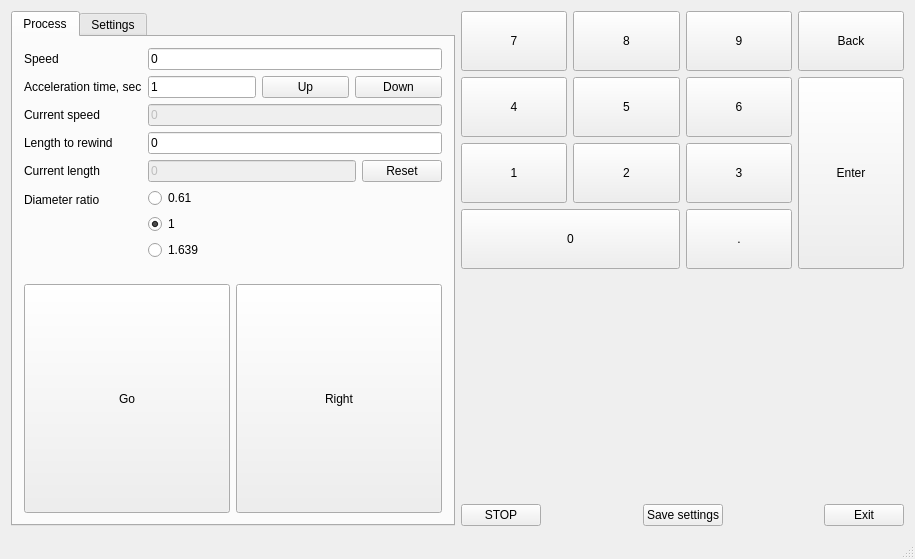
<?xml version="1.0" encoding="UTF-8"?>
<ui version="4.0">
 <class>MainWindow</class>
 <widget class="QMainWindow" name="MainWindow">
  <property name="geometry">
   <rect>
    <x>0</x>
    <y>0</y>
    <width>915</width>
    <height>559</height>
   </rect>
  </property>
  <property name="windowTitle">
   <string>MainWindow</string>
  </property>
  <widget class="QWidget" name="centralWidget">
   <layout class="QHBoxLayout" name="horizontalLayout_16">
    <item>
     <widget class="QTabWidget" name="tabWidget">
      <property name="currentIndex">
       <number>0</number>
      </property>
      <widget class="QWidget" name="tabProcess">
       <attribute name="title">
        <string>Process</string>
       </attribute>
       <layout class="QVBoxLayout" name="verticalLayout_2">
        <item>
         <layout class="QFormLayout" name="formLayout_2">
          <property name="fieldGrowthPolicy">
           <enum>QFormLayout::AllNonFixedFieldsGrow</enum>
          </property>
          <item row="0" column="0">
           <widget class="QLabel" name="label_2">
            <property name="text">
             <string>Speed</string>
            </property>
            <property name="buddy">
             <cstring>lineEditSpeed</cstring>
            </property>
           </widget>
          </item>
          <item row="0" column="1">
           <widget class="QLineEdit" name="lineEditSpeed">
            <property name="sizePolicy">
             <sizepolicy hsizetype="Preferred" vsizetype="Fixed">
              <horstretch>0</horstretch>
              <verstretch>0</verstretch>
             </sizepolicy>
            </property>
            <property name="text">
             <string>0</string>
            </property>
           </widget>
          </item>
          <item row="1" column="0">
           <widget class="QLabel" name="label_3">
            <property name="text">
             <string>Acceleration time, sec</string>
            </property>
            <property name="buddy">
             <cstring>lineEditSpeedTime</cstring>
            </property>
           </widget>
          </item>
          <item row="1" column="1">
           <layout class="QHBoxLayout" name="horizontalLayout">
            <item>
             <widget class="QLineEdit" name="lineEditSpeedTime">
              <property name="sizePolicy">
               <sizepolicy hsizetype="Preferred" vsizetype="Fixed">
                <horstretch>0</horstretch>
                <verstretch>0</verstretch>
               </sizepolicy>
              </property>
              <property name="text">
               <string>1</string>
              </property>
              <property name="readOnly">
               <bool>true</bool>
              </property>
             </widget>
            </item>
            <item>
             <widget class="QPushButton" name="pushButtonTimeUp">
              <property name="sizePolicy">
               <sizepolicy hsizetype="Minimum" vsizetype="Fixed">
                <horstretch>0</horstretch>
                <verstretch>0</verstretch>
               </sizepolicy>
              </property>
              <property name="text">
               <string>Up</string>
              </property>
             </widget>
            </item>
            <item>
             <widget class="QPushButton" name="pushButtonTimeDown">
              <property name="sizePolicy">
               <sizepolicy hsizetype="Minimum" vsizetype="Fixed">
                <horstretch>0</horstretch>
                <verstretch>0</verstretch>
               </sizepolicy>
              </property>
              <property name="text">
               <string>Down</string>
              </property>
             </widget>
            </item>
           </layout>
          </item>
          <item row="2" column="0">
           <widget class="QLabel" name="label_7">
            <property name="text">
             <string>Current speed</string>
            </property>
            <property name="buddy">
             <cstring>lineEditCurrentSpeed</cstring>
            </property>
           </widget>
          </item>
          <item row="2" column="1">
           <widget class="QLineEdit" name="lineEditCurrentSpeed">
            <property name="enabled">
             <bool>false</bool>
            </property>
            <property name="sizePolicy">
             <sizepolicy hsizetype="Preferred" vsizetype="Fixed">
              <horstretch>0</horstretch>
              <verstretch>0</verstretch>
             </sizepolicy>
            </property>
            <property name="text">
             <string>0</string>
            </property>
            <property name="readOnly">
             <bool>true</bool>
            </property>
           </widget>
          </item>
          <item row="4" column="0">
           <widget class="QLabel" name="label_4">
            <property name="text">
             <string>Current length</string>
            </property>
            <property name="buddy">
             <cstring>lineEditCounter</cstring>
            </property>
           </widget>
          </item>
          <item row="4" column="1">
           <layout class="QHBoxLayout" name="horizontalLayout_2">
            <item>
             <widget class="QLineEdit" name="lineEditCounter">
              <property name="enabled">
               <bool>false</bool>
              </property>
              <property name="sizePolicy">
               <sizepolicy hsizetype="Preferred" vsizetype="Fixed">
                <horstretch>0</horstretch>
                <verstretch>0</verstretch>
               </sizepolicy>
              </property>
              <property name="text">
               <string>0</string>
              </property>
              <property name="readOnly">
               <bool>true</bool>
              </property>
             </widget>
            </item>
            <item>
             <widget class="QPushButton" name="pushButtonCounterReset">
              <property name="sizePolicy">
               <sizepolicy hsizetype="Fixed" vsizetype="Fixed">
                <horstretch>0</horstretch>
                <verstretch>0</verstretch>
               </sizepolicy>
              </property>
              <property name="text">
               <string>Reset</string>
              </property>
             </widget>
            </item>
           </layout>
          </item>
          <item row="5" column="0">
           <widget class="QLabel" name="label_16">
            <property name="text">
             <string>Diameter ratio</string>
            </property>
           </widget>
          </item>
          <item row="5" column="1">
           <layout class="QVBoxLayout" name="verticalLayout">
            <item>
             <widget class="QRadioButton" name="radioButton1">
              <property name="text">
               <string>0.61</string>
              </property>
             </widget>
            </item>
            <item>
             <widget class="QRadioButton" name="radioButton2">
              <property name="text">
               <string>1</string>
              </property>
              <property name="checked">
               <bool>true</bool>
              </property>
             </widget>
            </item>
            <item>
             <widget class="QRadioButton" name="radioButton3">
              <property name="text">
               <string>1.639</string>
              </property>
             </widget>
            </item>
           </layout>
          </item>
          <item row="3" column="1">
           <widget class="QLineEdit" name="lineEditLength">
            <property name="text">
             <string>0</string>
            </property>
           </widget>
          </item>
          <item row="3" column="0">
           <widget class="QLabel" name="label_17">
            <property name="text">
             <string>Length to rewind</string>
            </property>
            <property name="buddy">
             <cstring>lineEditLength</cstring>
            </property>
           </widget>
          </item>
         </layout>
        </item>
        <item>
         <layout class="QHBoxLayout" name="horizontalLayout_8">
          <item>
           <widget class="QPushButton" name="pushButtonGo">
            <property name="sizePolicy">
             <sizepolicy hsizetype="Minimum" vsizetype="Preferred">
              <horstretch>0</horstretch>
              <verstretch>0</verstretch>
             </sizepolicy>
            </property>
            <property name="text">
             <string>Go</string>
            </property>
           </widget>
          </item>
          <item>
           <widget class="QPushButton" name="pushButtonDirection">
            <property name="sizePolicy">
             <sizepolicy hsizetype="Minimum" vsizetype="Preferred">
              <horstretch>0</horstretch>
              <verstretch>0</verstretch>
             </sizepolicy>
            </property>
            <property name="text">
             <string>Right</string>
            </property>
           </widget>
          </item>
         </layout>
        </item>
       </layout>
      </widget>
      <widget class="QWidget" name="tabSettings">
       <attribute name="title">
        <string>Settings</string>
       </attribute>
       <layout class="QVBoxLayout" name="verticalLayout_3">
        <item>
         <layout class="QFormLayout" name="formLayout">
          <item row="0" column="0">
           <widget class="QLabel" name="label">
            <property name="text">
             <string>Ratio, Speed / Volts</string>
            </property>
            <property name="buddy">
             <cstring>lineEditSpeedRatio</cstring>
            </property>
           </widget>
          </item>
          <item row="0" column="1">
           <widget class="QLineEdit" name="lineEditSpeedRatio">
            <property name="sizePolicy">
             <sizepolicy hsizetype="Preferred" vsizetype="Fixed">
              <horstretch>0</horstretch>
              <verstretch>0</verstretch>
             </sizepolicy>
            </property>
            <property name="text">
             <string>1</string>
            </property>
           </widget>
          </item>
          <item row="1" column="0">
           <widget class="QCheckBox" name="checkBoxPidDirection">
            <property name="text">
             <string>PID direction</string>
            </property>
           </widget>
          </item>
          <item row="2" column="0">
           <widget class="QLabel" name="label_9">
            <property name="text">
             <string>Kp</string>
            </property>
            <property name="buddy">
             <cstring>lineEditKp</cstring>
            </property>
           </widget>
          </item>
          <item row="2" column="1">
           <widget class="QLineEdit" name="lineEditKp">
            <property name="sizePolicy">
             <sizepolicy hsizetype="Fixed" vsizetype="Fixed">
              <horstretch>0</horstretch>
              <verstretch>0</verstretch>
             </sizepolicy>
            </property>
           </widget>
          </item>
          <item row="3" column="0">
           <widget class="QLabel" name="label_10">
            <property name="text">
             <string>Ki</string>
            </property>
            <property name="buddy">
             <cstring>lineEditKi</cstring>
            </property>
           </widget>
          </item>
          <item row="3" column="1">
           <widget class="QLineEdit" name="lineEditKi">
            <property name="sizePolicy">
             <sizepolicy hsizetype="Fixed" vsizetype="Fixed">
              <horstretch>0</horstretch>
              <verstretch>0</verstretch>
             </sizepolicy>
            </property>
           </widget>
          </item>
          <item row="4" column="0">
           <widget class="QLabel" name="label_11">
            <property name="text">
             <string>Kd</string>
            </property>
            <property name="buddy">
             <cstring>lineEditKd</cstring>
            </property>
           </widget>
          </item>
          <item row="4" column="1">
           <widget class="QLineEdit" name="lineEditKd">
            <property name="sizePolicy">
             <sizepolicy hsizetype="Fixed" vsizetype="Fixed">
              <horstretch>0</horstretch>
              <verstretch>0</verstretch>
             </sizepolicy>
            </property>
           </widget>
          </item>
          <item row="5" column="0">
           <widget class="QLabel" name="label_15">
            <property name="text">
             <string>PID reset</string>
            </property>
            <property name="buddy">
             <cstring>lineEditPidReset</cstring>
            </property>
           </widget>
          </item>
          <item row="5" column="1">
           <widget class="QLineEdit" name="lineEditPidReset">
            <property name="text">
             <string>5</string>
            </property>
           </widget>
          </item>
          <item row="6" column="0">
           <widget class="QLabel" name="label_12">
            <property name="text">
             <string>PID time, ms</string>
            </property>
            <property name="buddy">
             <cstring>lineEditPidTime</cstring>
            </property>
           </widget>
          </item>
          <item row="6" column="1">
           <widget class="QLineEdit" name="lineEditPidTime">
            <property name="text">
             <string>500</string>
            </property>
           </widget>
          </item>
          <item row="7" column="0">
           <widget class="QLabel" name="label_13">
            <property name="text">
             <string>PID out min/max</string>
            </property>
            <property name="buddy">
             <cstring>lineEditPidOutMin</cstring>
            </property>
           </widget>
          </item>
          <item row="7" column="1">
           <layout class="QHBoxLayout" name="horizontalLayout_3">
            <item>
             <widget class="QLineEdit" name="lineEditPidOutMin">
              <property name="text">
               <string>-40</string>
              </property>
             </widget>
            </item>
            <item>
             <widget class="QLineEdit" name="lineEditPidOutMax">
              <property name="text">
               <string>40</string>
              </property>
             </widget>
            </item>
           </layout>
          </item>
          <item row="8" column="0">
           <widget class="QLabel" name="label_14">
            <property name="text">
             <string>Counter step</string>
            </property>
            <property name="buddy">
             <cstring>lineEditCounterStep</cstring>
            </property>
           </widget>
          </item>
          <item row="8" column="1">
           <widget class="QLineEdit" name="lineEditCounterStep"/>
          </item>
          <item row="9" column="0">
           <widget class="QLabel" name="label_6">
            <property name="text">
             <string>Loop dancer</string>
            </property>
            <property name="buddy">
             <cstring>lineEditLoopDancer</cstring>
            </property>
           </widget>
          </item>
          <item row="9" column="1">
           <widget class="QLineEdit" name="lineEditLoopDancer">
            <property name="enabled">
             <bool>false</bool>
            </property>
            <property name="sizePolicy">
             <sizepolicy hsizetype="Preferred" vsizetype="Fixed">
              <horstretch>0</horstretch>
              <verstretch>0</verstretch>
             </sizepolicy>
            </property>
            <property name="readOnly">
             <bool>true</bool>
            </property>
           </widget>
          </item>
          <item row="10" column="0">
           <widget class="QLabel" name="label_8">
            <property name="text">
             <string>Loop dancer zero</string>
            </property>
            <property name="buddy">
             <cstring>lineEditLoopDancerZero</cstring>
            </property>
           </widget>
          </item>
          <item row="10" column="1">
           <widget class="QLineEdit" name="lineEditLoopDancerZero"/>
          </item>
          <item row="11" column="0">
           <widget class="QLabel" name="label_5">
            <property name="text">
             <string>Loop dancer brake</string>
            </property>
            <property name="buddy">
             <cstring>lineEditLoopDancerBrake</cstring>
            </property>
           </widget>
          </item>
          <item row="11" column="1">
           <widget class="QLineEdit" name="lineEditLoopDancerBrake">
            <property name="sizePolicy">
             <sizepolicy hsizetype="Preferred" vsizetype="Fixed">
              <horstretch>0</horstretch>
              <verstretch>0</verstretch>
             </sizepolicy>
            </property>
           </widget>
          </item>
         </layout>
        </item>
       </layout>
      </widget>
     </widget>
    </item>
    <item>
     <layout class="QVBoxLayout" name="verticalLayout_7">
      <item>
       <layout class="QVBoxLayout" name="verticalLayout_5">
        <item>
         <layout class="QGridLayout" name="gridLayout" rowminimumheight="60,60,60,60">
          <property name="sizeConstraint">
           <enum>QLayout::SetMinimumSize</enum>
          </property>
          <item row="1" column="1">
           <widget class="QPushButton" name="pushButtonKey5">
            <property name="sizePolicy">
             <sizepolicy hsizetype="Minimum" vsizetype="Minimum">
              <horstretch>0</horstretch>
              <verstretch>0</verstretch>
             </sizepolicy>
            </property>
            <property name="focusPolicy">
             <enum>Qt::NoFocus</enum>
            </property>
            <property name="text">
             <string>5</string>
            </property>
           </widget>
          </item>
          <item row="0" column="2">
           <widget class="QPushButton" name="pushButtonKey9">
            <property name="sizePolicy">
             <sizepolicy hsizetype="Minimum" vsizetype="Minimum">
              <horstretch>0</horstretch>
              <verstretch>0</verstretch>
             </sizepolicy>
            </property>
            <property name="focusPolicy">
             <enum>Qt::NoFocus</enum>
            </property>
            <property name="text">
             <string>9</string>
            </property>
           </widget>
          </item>
          <item row="0" column="1">
           <widget class="QPushButton" name="pushButtonKey8">
            <property name="sizePolicy">
             <sizepolicy hsizetype="Minimum" vsizetype="Minimum">
              <horstretch>0</horstretch>
              <verstretch>0</verstretch>
             </sizepolicy>
            </property>
            <property name="focusPolicy">
             <enum>Qt::NoFocus</enum>
            </property>
            <property name="text">
             <string>8</string>
            </property>
           </widget>
          </item>
          <item row="1" column="2">
           <widget class="QPushButton" name="pushButtonKey6">
            <property name="sizePolicy">
             <sizepolicy hsizetype="Minimum" vsizetype="Minimum">
              <horstretch>0</horstretch>
              <verstretch>0</verstretch>
             </sizepolicy>
            </property>
            <property name="focusPolicy">
             <enum>Qt::NoFocus</enum>
            </property>
            <property name="text">
             <string>6</string>
            </property>
           </widget>
          </item>
          <item row="3" column="0" colspan="2">
           <widget class="QPushButton" name="pushButtonKey0">
            <property name="sizePolicy">
             <sizepolicy hsizetype="Minimum" vsizetype="Minimum">
              <horstretch>0</horstretch>
              <verstretch>0</verstretch>
             </sizepolicy>
            </property>
            <property name="focusPolicy">
             <enum>Qt::NoFocus</enum>
            </property>
            <property name="text">
             <string>0</string>
            </property>
           </widget>
          </item>
          <item row="0" column="3">
           <widget class="QPushButton" name="pushButtonKeyBckSp">
            <property name="sizePolicy">
             <sizepolicy hsizetype="Minimum" vsizetype="Minimum">
              <horstretch>0</horstretch>
              <verstretch>0</verstretch>
             </sizepolicy>
            </property>
            <property name="focusPolicy">
             <enum>Qt::NoFocus</enum>
            </property>
            <property name="text">
             <string>Back</string>
            </property>
           </widget>
          </item>
          <item row="0" column="0">
           <widget class="QPushButton" name="pushButtonKey7">
            <property name="sizePolicy">
             <sizepolicy hsizetype="Minimum" vsizetype="Minimum">
              <horstretch>0</horstretch>
              <verstretch>0</verstretch>
             </sizepolicy>
            </property>
            <property name="focusPolicy">
             <enum>Qt::NoFocus</enum>
            </property>
            <property name="text">
             <string>7</string>
            </property>
           </widget>
          </item>
          <item row="1" column="3" rowspan="3">
           <widget class="QPushButton" name="pushButtonKeyEnter">
            <property name="sizePolicy">
             <sizepolicy hsizetype="Minimum" vsizetype="Minimum">
              <horstretch>0</horstretch>
              <verstretch>0</verstretch>
             </sizepolicy>
            </property>
            <property name="focusPolicy">
             <enum>Qt::NoFocus</enum>
            </property>
            <property name="layoutDirection">
             <enum>Qt::LeftToRight</enum>
            </property>
            <property name="text">
             <string>Enter</string>
            </property>
           </widget>
          </item>
          <item row="3" column="2">
           <widget class="QPushButton" name="pushButtonKeyDot">
            <property name="sizePolicy">
             <sizepolicy hsizetype="Minimum" vsizetype="Minimum">
              <horstretch>0</horstretch>
              <verstretch>0</verstretch>
             </sizepolicy>
            </property>
            <property name="focusPolicy">
             <enum>Qt::NoFocus</enum>
            </property>
            <property name="text">
             <string>.</string>
            </property>
           </widget>
          </item>
          <item row="2" column="0">
           <widget class="QPushButton" name="pushButtonKey1">
            <property name="sizePolicy">
             <sizepolicy hsizetype="Minimum" vsizetype="Minimum">
              <horstretch>0</horstretch>
              <verstretch>0</verstretch>
             </sizepolicy>
            </property>
            <property name="focusPolicy">
             <enum>Qt::NoFocus</enum>
            </property>
            <property name="text">
             <string>1</string>
            </property>
           </widget>
          </item>
          <item row="2" column="1">
           <widget class="QPushButton" name="pushButtonKey2">
            <property name="sizePolicy">
             <sizepolicy hsizetype="Minimum" vsizetype="Minimum">
              <horstretch>0</horstretch>
              <verstretch>0</verstretch>
             </sizepolicy>
            </property>
            <property name="focusPolicy">
             <enum>Qt::NoFocus</enum>
            </property>
            <property name="text">
             <string>2</string>
            </property>
           </widget>
          </item>
          <item row="1" column="0">
           <widget class="QPushButton" name="pushButtonKey4">
            <property name="sizePolicy">
             <sizepolicy hsizetype="Minimum" vsizetype="Minimum">
              <horstretch>0</horstretch>
              <verstretch>0</verstretch>
             </sizepolicy>
            </property>
            <property name="focusPolicy">
             <enum>Qt::NoFocus</enum>
            </property>
            <property name="text">
             <string>4</string>
            </property>
           </widget>
          </item>
          <item row="2" column="2">
           <widget class="QPushButton" name="pushButtonKey3">
            <property name="sizePolicy">
             <sizepolicy hsizetype="Minimum" vsizetype="Minimum">
              <horstretch>0</horstretch>
              <verstretch>0</verstretch>
             </sizepolicy>
            </property>
            <property name="focusPolicy">
             <enum>Qt::NoFocus</enum>
            </property>
            <property name="text">
             <string>3</string>
            </property>
           </widget>
          </item>
         </layout>
        </item>
        <item>
         <spacer name="verticalSpacer">
          <property name="orientation">
           <enum>Qt::Vertical</enum>
          </property>
          <property name="sizeHint" stdset="0">
           <size>
            <width>0</width>
            <height>0</height>
           </size>
          </property>
         </spacer>
        </item>
       </layout>
      </item>
      <item>
       <layout class="QVBoxLayout" name="verticalLayout_6">
        <item>
         <layout class="QVBoxLayout" name="verticalLayout_4">
          <item>
           <layout class="QHBoxLayout" name="horizontalLayout_6"/>
          </item>
          <item>
           <layout class="QHBoxLayout" name="horizontalLayout_15">
            <item>
             <widget class="QPushButton" name="pushButtonStop">
              <property name="text">
               <string>STOP</string>
              </property>
             </widget>
            </item>
            <item>
             <spacer name="horizontalSpacer">
              <property name="orientation">
               <enum>Qt::Horizontal</enum>
              </property>
              <property name="sizeHint" stdset="0">
               <size>
                <width>40</width>
                <height>20</height>
               </size>
              </property>
             </spacer>
            </item>
            <item>
             <widget class="QPushButton" name="pushButtonSave">
              <property name="text">
               <string>Save settings</string>
              </property>
             </widget>
            </item>
            <item>
             <spacer name="horizontalSpacer_2">
              <property name="orientation">
               <enum>Qt::Horizontal</enum>
              </property>
              <property name="sizeHint" stdset="0">
               <size>
                <width>40</width>
                <height>20</height>
               </size>
              </property>
             </spacer>
            </item>
            <item>
             <widget class="QPushButton" name="pushButtonExit">
              <property name="text">
               <string>Exit</string>
              </property>
             </widget>
            </item>
           </layout>
          </item>
         </layout>
        </item>
       </layout>
      </item>
     </layout>
    </item>
   </layout>
  </widget>
  <widget class="QStatusBar" name="statusBar"/>
 </widget>
 <layoutdefault spacing="6" margin="11"/>
 <tabstops>
  <tabstop>lineEditSpeed</tabstop>
  <tabstop>lineEditSpeedTime</tabstop>
  <tabstop>lineEditCurrentSpeed</tabstop>
  <tabstop>lineEditLength</tabstop>
  <tabstop>lineEditCounter</tabstop>
  <tabstop>radioButton1</tabstop>
  <tabstop>radioButton2</tabstop>
  <tabstop>radioButton3</tabstop>
  <tabstop>pushButtonGo</tabstop>
  <tabstop>pushButtonDirection</tabstop>
  <tabstop>pushButtonTimeUp</tabstop>
  <tabstop>pushButtonTimeDown</tabstop>
  <tabstop>pushButtonCounterReset</tabstop>
  <tabstop>lineEditSpeedRatio</tabstop>
  <tabstop>checkBoxPidDirection</tabstop>
  <tabstop>lineEditKp</tabstop>
  <tabstop>lineEditKi</tabstop>
  <tabstop>lineEditKd</tabstop>
  <tabstop>lineEditPidReset</tabstop>
  <tabstop>lineEditPidTime</tabstop>
  <tabstop>lineEditPidOutMin</tabstop>
  <tabstop>lineEditPidOutMax</tabstop>
  <tabstop>lineEditCounterStep</tabstop>
  <tabstop>lineEditLoopDancer</tabstop>
  <tabstop>lineEditLoopDancerZero</tabstop>
  <tabstop>lineEditLoopDancerBrake</tabstop>
  <tabstop>pushButtonStop</tabstop>
  <tabstop>tabWidget</tabstop>
  <tabstop>pushButtonExit</tabstop>
 </tabstops>
 <resources/>
 <connections/>
</ui>
